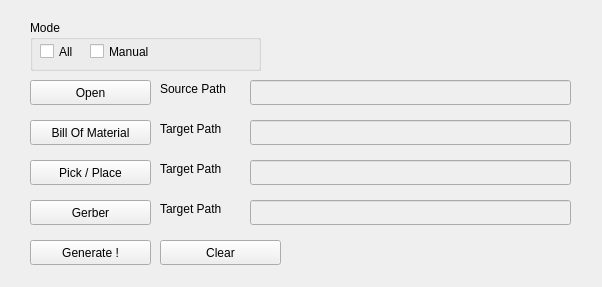
<?xml version="1.0" encoding="UTF-8"?>
<ui version="4.0">
 <class>MainWindow</class>
 <widget class="QMainWindow" name="MainWindow">
  <property name="geometry">
   <rect>
    <x>0</x>
    <y>0</y>
    <width>602</width>
    <height>287</height>
   </rect>
  </property>
  <property name="windowTitle">
   <string>MainWindow</string>
  </property>
  <widget class="QWidget" name="centralwidget">
   <widget class="QPushButton" name="pushButton_open">
    <property name="geometry">
     <rect>
      <x>30</x>
      <y>80</y>
      <width>121</width>
      <height>25</height>
     </rect>
    </property>
    <property name="text">
     <string>Open</string>
    </property>
   </widget>
   <widget class="QLineEdit" name="line_open">
    <property name="enabled">
     <bool>false</bool>
    </property>
    <property name="geometry">
     <rect>
      <x>250</x>
      <y>80</y>
      <width>321</width>
      <height>25</height>
     </rect>
    </property>
   </widget>
   <widget class="QLabel" name="label">
    <property name="geometry">
     <rect>
      <x>160</x>
      <y>80</y>
      <width>81</width>
      <height>17</height>
     </rect>
    </property>
    <property name="text">
     <string>Source Path</string>
    </property>
   </widget>
   <widget class="QPushButton" name="pushButton_bom">
    <property name="geometry">
     <rect>
      <x>30</x>
      <y>120</y>
      <width>121</width>
      <height>25</height>
     </rect>
    </property>
    <property name="text">
     <string>Bill Of Material</string>
    </property>
   </widget>
   <widget class="QPushButton" name="pushButton_pos">
    <property name="geometry">
     <rect>
      <x>30</x>
      <y>160</y>
      <width>121</width>
      <height>25</height>
     </rect>
    </property>
    <property name="text">
     <string>Pick / Place</string>
    </property>
   </widget>
   <widget class="QLineEdit" name="line_bom">
    <property name="enabled">
     <bool>false</bool>
    </property>
    <property name="geometry">
     <rect>
      <x>250</x>
      <y>120</y>
      <width>321</width>
      <height>25</height>
     </rect>
    </property>
   </widget>
   <widget class="QLineEdit" name="line_pos">
    <property name="enabled">
     <bool>false</bool>
    </property>
    <property name="geometry">
     <rect>
      <x>250</x>
      <y>160</y>
      <width>321</width>
      <height>25</height>
     </rect>
    </property>
   </widget>
   <widget class="QPushButton" name="pushButton_gbr">
    <property name="geometry">
     <rect>
      <x>30</x>
      <y>200</y>
      <width>121</width>
      <height>25</height>
     </rect>
    </property>
    <property name="text">
     <string>Gerber</string>
    </property>
   </widget>
   <widget class="QLineEdit" name="line_gerber">
    <property name="enabled">
     <bool>false</bool>
    </property>
    <property name="geometry">
     <rect>
      <x>250</x>
      <y>200</y>
      <width>321</width>
      <height>25</height>
     </rect>
    </property>
   </widget>
   <widget class="QLabel" name="label_2">
    <property name="geometry">
     <rect>
      <x>160</x>
      <y>120</y>
      <width>81</width>
      <height>17</height>
     </rect>
    </property>
    <property name="text">
     <string>Target Path</string>
    </property>
   </widget>
   <widget class="QLabel" name="label_3">
    <property name="geometry">
     <rect>
      <x>160</x>
      <y>160</y>
      <width>81</width>
      <height>17</height>
     </rect>
    </property>
    <property name="text">
     <string>Target Path</string>
    </property>
   </widget>
   <widget class="QLabel" name="label_4">
    <property name="geometry">
     <rect>
      <x>160</x>
      <y>200</y>
      <width>81</width>
      <height>17</height>
     </rect>
    </property>
    <property name="text">
     <string>Target Path</string>
    </property>
   </widget>
   <widget class="QGroupBox" name="groupBox">
    <property name="geometry">
     <rect>
      <x>30</x>
      <y>20</y>
      <width>231</width>
      <height>51</height>
     </rect>
    </property>
    <property name="title">
     <string>Mode</string>
    </property>
    <widget class="QCheckBox" name="checkBox">
     <property name="geometry">
      <rect>
       <x>10</x>
       <y>20</y>
       <width>92</width>
       <height>23</height>
      </rect>
     </property>
     <property name="text">
      <string>All</string>
     </property>
    </widget>
    <widget class="QCheckBox" name="checkBox_2">
     <property name="geometry">
      <rect>
       <x>60</x>
       <y>20</y>
       <width>92</width>
       <height>23</height>
      </rect>
     </property>
     <property name="text">
      <string>Manual</string>
     </property>
    </widget>
   </widget>
   <widget class="QPushButton" name="pushButton_gen">
    <property name="geometry">
     <rect>
      <x>30</x>
      <y>240</y>
      <width>121</width>
      <height>25</height>
     </rect>
    </property>
    <property name="text">
     <string>Generate !</string>
    </property>
   </widget>
   <widget class="QLabel" name="label_report">
    <property name="geometry">
     <rect>
      <x>290</x>
      <y>240</y>
      <width>281</width>
      <height>20</height>
     </rect>
    </property>
    <property name="text">
     <string/>
    </property>
   </widget>
   <widget class="QPushButton" name="pushButton_clr">
    <property name="geometry">
     <rect>
      <x>160</x>
      <y>240</y>
      <width>121</width>
      <height>25</height>
     </rect>
    </property>
    <property name="text">
     <string>Clear</string>
    </property>
   </widget>
  </widget>
 </widget>
 <resources/>
 <connections/>
</ui>
